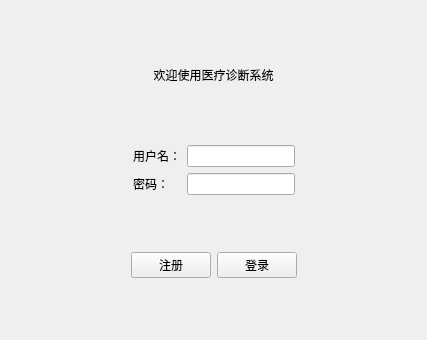
<?xml version="1.0" encoding="UTF-8"?>
<ui version="4.0">
 <class>LoginView</class>
 <widget class="QWidget" name="LoginView">
  <property name="geometry">
   <rect>
    <x>0</x>
    <y>0</y>
    <width>427</width>
    <height>340</height>
   </rect>
  </property>
  <property name="windowTitle">
   <string>登录</string>
  </property>
  <layout class="QVBoxLayout" name="verticalLayout_5">
   <item>
    <layout class="QVBoxLayout" name="verticalLayout_2">
     <item>
      <spacer name="verticalSpacer_3">
       <property name="orientation">
        <enum>Qt::Orientation::Vertical</enum>
       </property>
       <property name="sizeHint" stdset="0">
        <size>
         <width>20</width>
         <height>41</height>
        </size>
       </property>
      </spacer>
     </item>
     <item>
      <widget class="QLabel" name="label">
       <property name="text">
        <string>欢迎使用医疗诊断系统</string>
       </property>
       <property name="alignment">
        <set>Qt::AlignmentFlag::AlignCenter</set>
       </property>
      </widget>
     </item>
     <item>
      <spacer name="verticalSpacer_4">
       <property name="orientation">
        <enum>Qt::Orientation::Vertical</enum>
       </property>
       <property name="sizeHint" stdset="0">
        <size>
         <width>20</width>
         <height>41</height>
        </size>
       </property>
      </spacer>
     </item>
    </layout>
   </item>
   <item>
    <layout class="QHBoxLayout" name="horizontalLayout">
     <item>
      <spacer name="horizontalSpacer">
       <property name="orientation">
        <enum>Qt::Orientation::Horizontal</enum>
       </property>
       <property name="sizeHint" stdset="0">
        <size>
         <width>40</width>
         <height>20</height>
        </size>
       </property>
      </spacer>
     </item>
     <item>
      <layout class="QHBoxLayout" name="horizontalLayout_3">
       <item>
        <layout class="QVBoxLayout" name="verticalLayout">
         <item>
          <widget class="QLabel" name="label_2">
           <property name="text">
            <string>用户名：</string>
           </property>
          </widget>
         </item>
         <item>
          <widget class="QLabel" name="label_3">
           <property name="text">
            <string>密码：</string>
           </property>
          </widget>
         </item>
        </layout>
       </item>
       <item>
        <layout class="QVBoxLayout" name="verticalLayout_3">
         <item>
          <widget class="QLineEdit" name="inputUsername"/>
         </item>
         <item>
          <widget class="QLineEdit" name="InputPassword">
           <property name="echoMode">
            <enum>QLineEdit::EchoMode::Password</enum>
           </property>
          </widget>
         </item>
        </layout>
       </item>
      </layout>
     </item>
     <item>
      <spacer name="horizontalSpacer_2">
       <property name="orientation">
        <enum>Qt::Orientation::Horizontal</enum>
       </property>
       <property name="sizeHint" stdset="0">
        <size>
         <width>40</width>
         <height>20</height>
        </size>
       </property>
      </spacer>
     </item>
    </layout>
   </item>
   <item>
    <layout class="QVBoxLayout" name="verticalLayout_4">
     <item>
      <spacer name="verticalSpacer">
       <property name="orientation">
        <enum>Qt::Orientation::Vertical</enum>
       </property>
       <property name="sizeHint" stdset="0">
        <size>
         <width>20</width>
         <height>40</height>
        </size>
       </property>
      </spacer>
     </item>
     <item>
      <layout class="QHBoxLayout" name="horizontalLayout_2">
       <item>
        <spacer name="horizontalSpacer_4">
         <property name="orientation">
          <enum>Qt::Orientation::Horizontal</enum>
         </property>
         <property name="sizeHint" stdset="0">
          <size>
           <width>40</width>
           <height>20</height>
          </size>
         </property>
        </spacer>
       </item>
       <item>
        <widget class="QPushButton" name="btSignOut">
         <property name="text">
          <string>注册</string>
         </property>
        </widget>
       </item>
       <item>
        <widget class="QPushButton" name="btSignIn">
         <property name="text">
          <string>登录</string>
         </property>
        </widget>
       </item>
       <item>
        <spacer name="horizontalSpacer_5">
         <property name="orientation">
          <enum>Qt::Orientation::Horizontal</enum>
         </property>
         <property name="sizeHint" stdset="0">
          <size>
           <width>40</width>
           <height>20</height>
          </size>
         </property>
        </spacer>
       </item>
      </layout>
     </item>
     <item>
      <spacer name="verticalSpacer_2">
       <property name="orientation">
        <enum>Qt::Orientation::Vertical</enum>
       </property>
       <property name="sizeHint" stdset="0">
        <size>
         <width>20</width>
         <height>40</height>
        </size>
       </property>
      </spacer>
     </item>
    </layout>
   </item>
  </layout>
 </widget>
 <resources/>
 <connections/>
</ui>
